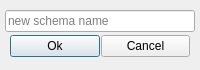
<?xml version="1.0" encoding="UTF-8"?>
<ui version="4.0">
 <class>newFileDialogBox</class>
 <widget class="QDialog" name="newFileDialogBox">
  <property name="windowModality">
   <enum>Qt::WindowModal</enum>
  </property>
  <property name="geometry">
   <rect>
    <x>0</x>
    <y>0</y>
    <width>200</width>
    <height>70</height>
   </rect>
  </property>
  <property name="sizePolicy">
   <sizepolicy hsizetype="Fixed" vsizetype="Fixed">
    <horstretch>0</horstretch>
    <verstretch>0</verstretch>
   </sizepolicy>
  </property>
  <property name="contextMenuPolicy">
   <enum>Qt::NoContextMenu</enum>
  </property>
  <property name="windowTitle">
   <string>Type name</string>
  </property>
  <property name="styleSheet">
   <string notr="true"/>
  </property>
  <property name="modal">
   <bool>true</bool>
  </property>
  <widget class="QWidget" name="mainWidget" native="true">
   <property name="geometry">
    <rect>
     <x>0</x>
     <y>0</y>
     <width>200</width>
     <height>70</height>
    </rect>
   </property>
   <property name="sizePolicy">
    <sizepolicy hsizetype="Expanding" vsizetype="Expanding">
     <horstretch>0</horstretch>
     <verstretch>0</verstretch>
    </sizepolicy>
   </property>
   <layout class="QVBoxLayout" name="verticalLayout">
    <property name="spacing">
     <number>1</number>
    </property>
    <property name="leftMargin">
     <number>5</number>
    </property>
    <property name="topMargin">
     <number>10</number>
    </property>
    <property name="rightMargin">
     <number>5</number>
    </property>
    <property name="bottomMargin">
     <number>5</number>
    </property>
    <item>
     <widget class="QLineEdit" name="lineEdit">
      <property name="placeholderText">
       <string>new schema name</string>
      </property>
     </widget>
    </item>
    <item>
     <widget class="QWidget" name="widget" native="true">
      <property name="sizePolicy">
       <sizepolicy hsizetype="Expanding" vsizetype="Expanding">
        <horstretch>0</horstretch>
        <verstretch>0</verstretch>
       </sizepolicy>
      </property>
      <layout class="QHBoxLayout" name="horizontalLayout">
       <property name="spacing">
        <number>1</number>
       </property>
       <property name="leftMargin">
        <number>5</number>
       </property>
       <property name="topMargin">
        <number>0</number>
       </property>
       <property name="rightMargin">
        <number>5</number>
       </property>
       <property name="bottomMargin">
        <number>5</number>
       </property>
       <item>
        <widget class="QPushButton" name="buttonOk">
         <property name="sizePolicy">
          <sizepolicy hsizetype="Expanding" vsizetype="Fixed">
           <horstretch>0</horstretch>
           <verstretch>0</verstretch>
          </sizepolicy>
         </property>
         <property name="text">
          <string>Ok</string>
         </property>
        </widget>
       </item>
       <item>
        <widget class="QPushButton" name="buttonCancel">
         <property name="sizePolicy">
          <sizepolicy hsizetype="Expanding" vsizetype="Fixed">
           <horstretch>0</horstretch>
           <verstretch>0</verstretch>
          </sizepolicy>
         </property>
         <property name="text">
          <string>Cancel</string>
         </property>
        </widget>
       </item>
      </layout>
     </widget>
    </item>
   </layout>
  </widget>
 </widget>
 <resources/>
 <connections/>
</ui>
